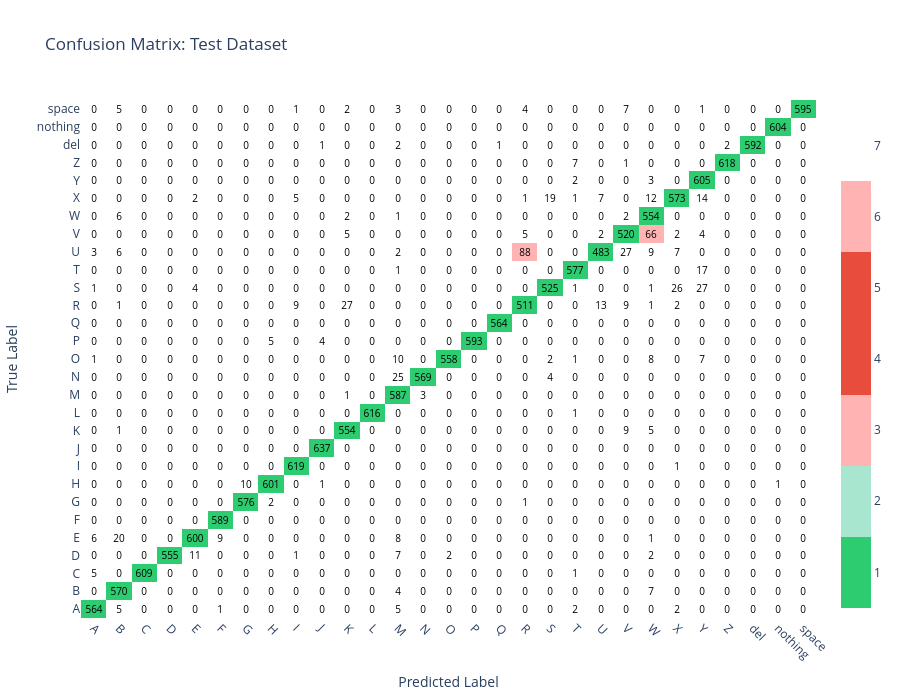

Notebook code cell kept with this figure:
### Code cell
test_model(model)

### Figure 1 — Plotly figure (JSON) as saved in the notebook; plotly's stock layout.template omitted (floating-point values rounded to 4 significant figures; data arrays with more than 128 entries replaced by an {"elided": "..."} marker saying what was removed)
{"data": [{"colorscale": [[0, "#2ecc71"], [0.1429, "#2ecc71"], [0.1429, "#a8e6cf"], [0.2857, "#a8e6cf"], [0.2857, "#ffb3b3"], [0.4286, "#ffb3b3"], [0.4286, "#e74c3c"], [0.5714, "#e74c3c"], [0.5714, "#e74c3c"], [0.7143, "#e74c3c"], [0.7143, "#ffb3b3"], [0.8571, "#ffb3b3"], [0.8571, "#ffffff"], [1, "#ffffff"]], "hovertemplate": "True: %{y}<br>Predicted: %{x}<br>%{text}<extra></extra>", "text": {"elided": "29x29 str values"}, "textfont": {"color": "black", "size": 10}, "texttemplate": "%{text}", "type": "heatmap", "x": ["A", "B", "C", "D", "E", "F", "G", "H", "I", "J", "K", "L", "M", "N", "O", "P", "Q", "R", "S", "T", "U", "V", "W", "X", "Y", "Z", "del", "nothing", "space"], "y": ["A", "B", "C", "D", "E", "F", "G", "H", "I", "J", "K", "L", "M", "N", "O", "P", "Q", "R", "S", "T", "U", "V", "W", "X", "Y", "Z", "del", "nothing", "space"], "z": {"elided": "29x29 int values"}, "zmax": 7.5, "zmin": 0.5}], "layout": {"height": 700, "title": {"text": "Confusion Matrix: Test Dataset"}, "width": 900, "xaxis": {"tickangle": 45, "title": {"text": "Predicted Label"}}, "yaxis": {"title": {"text": "True Label"}}}}
